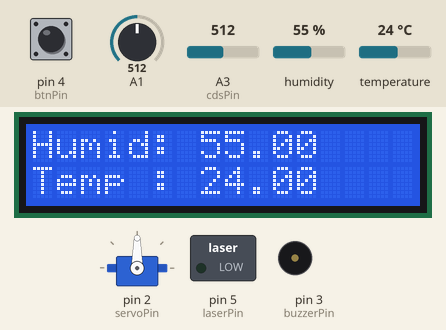
Recording of a sketch running on a simulated Arduino Uno, built with avr-gcc and run on an emulated ATmega328P. Shown: servo, 16×2 character LCD, switched loads named in the sketch (green lamp = pin HIGH), buzzer (waves = sounding). Inputs (shaded band) come from the test bench; at power-on: A3 (cdsPin) = 512, A1 = 512, pin 4 (btnPin) LOW, humidity 55 %, temperature 24 °C. What the sketch prints to the serial monitor is not drawn.

Above: at 1.7 s.
1.8 s: A3 (cdsPin) set to 107
12.9 s: A3 (cdsPin) set to 96
At 14.22 s:
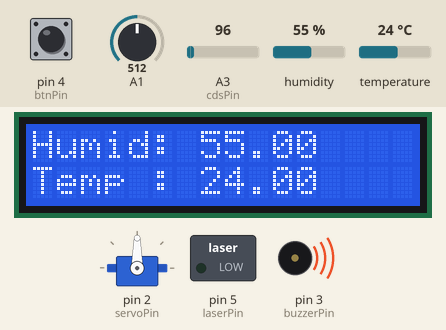
16.4 s: A1 set to 212
18.9 s: A1 set to 186
At 23.1 s:
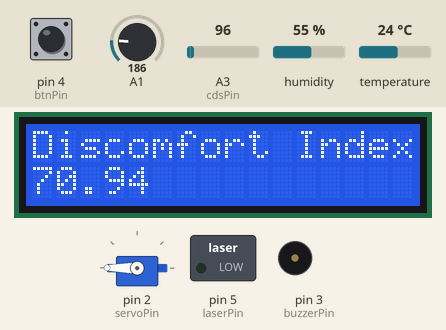
23.3 s: pin 4 (btnPin) pulled HIGH for 1.65 s
At 26.0 s:
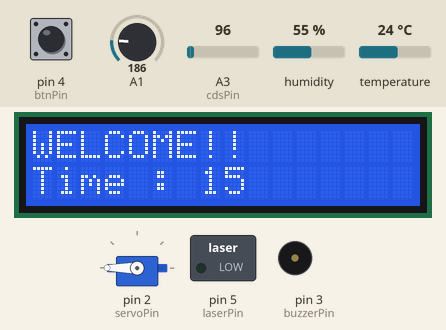
26.4 s: humidity set to 22 %
At 33.5 s:
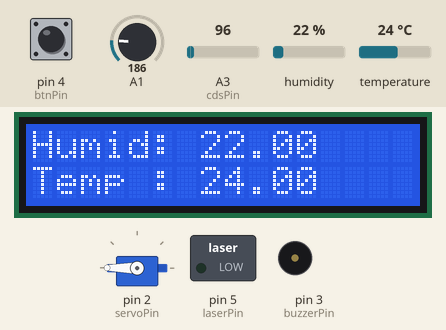
Timing chart, 0 to 34.7 s (numbered marks = the images above; inputs shaded):
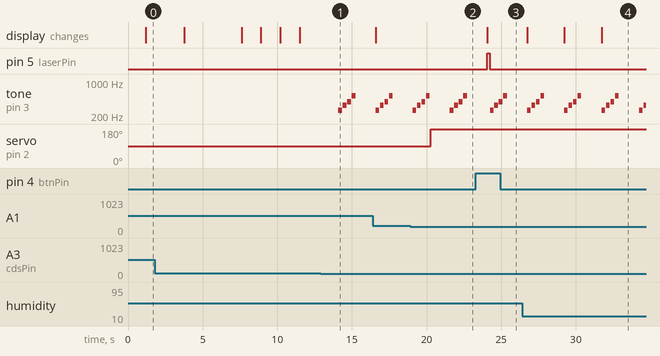

The sketch:

main.ino
```cpp
#include "Display.h"
#include "Game.h"
#include "SmartBench.h"
#include <Servo.h>

int servoPin = 2;
int buzzerPin = 3;
int btnPin = 4;
int laserPin = 5;
int benchCds = A1;
int dhtPin = A2;
int cdsPin = A3;
int elapsedTime = 0;

SmartBench bench(benchCds);
Game shootingGame(cdsPin, buzzerPin);
Display lcdDisplay;

Servo servo;
LiquidCrystal_I2C lcd(0x27, 16, 2);

void shootLaser();

void setup() {
  Serial.begin(19200);
  servo.attach(servoPin);
  lcd.init();
  lcd.backlight();

  pinMode(btnPin, INPUT);
  pinMode(laserPin, OUTPUT);
}

void loop() {
  delay(1000);
  elapsedTime++;

  Serial.println("--------------------------");
  Serial.print("ElapsedTime : ");
  Serial.println(elapsedTime);

  switch(elapsedTime % 9){
    case 0:
      Serial.println("displayTempHumid()");
      lcdDisplay.displayTempHumid(); break;
    case 1:
      Serial.println("displayTempHumid()");
      lcdDisplay.displayTempHumid(); break;
    case 2:
      Serial.println("displayTempHumid()");
      lcdDisplay.displayTempHumid(); break;
    case 3:
      Serial.println("displayDiscomfortIdx()");
      lcdDisplay.displayDiscomfortIdx(); break;
    case 4:
      Serial.println("displayDiscomfortIdx()");
      lcdDisplay.displayDiscomfortIdx(); break;
    case 5:
      Serial.println("displayDiscomfortIdx()");
      lcdDisplay.displayDiscomfortIdx(); break;
    case 6:
      Serial.println("displayExpectedTime()");
      lcdDisplay.displayExpectedTime(elapsedTime); break;
    case 7:
      Serial.println("displayExpectedTime()");
      lcdDisplay.displayExpectedTime(elapsedTime); break;
    case 8:
      Serial.println("displayExpectedTime()");
      lcdDisplay.displayExpectedTime(elapsedTime); break;
  }

  if(digitalRead(btnPin) == HIGH) shootLaser();
  else digitalWrite(laserPin, LOW);

  shootingGame.detectCdsValue();
  bench.setBench();
}

void shootLaser(){
  digitalWrite(laserPin, HIGH);
  delay(200);
  digitalWrite(laserPin,LOW);
}
```

Display.h
```cpp
#ifndef DISPLAY_H
#define DISPLAY_H

#include <LiquidCrystal_I2C.h>
#include <DHT.h>
#include <Wire.h>

extern int dhtPin;
extern LiquidCrystal_I2C lcd;
float prev_humid = 0, prev_temp = 0;
DHT dht(dhtPin, DHT11);

class Display{
  public:
    //Display();
    void initDisplay();
    void displayTempHumid();
    void displayDiscomfortIdx();
    void displayExpectedTime(int expectedTime);
};


void Display::initDisplay(){
  lcd.init();
  lcd.backlight();
}

void Display::displayTempHumid(){
  float humid = dht.readHumidity();
  float temp = dht.readTemperature();

  if((int)humid == 0 && (int)temp == 0){
    lcd.init();
    lcd.setCursor(0,0);
    lcd.print("Humid: ");
    lcd.print(prev_humid);
    lcd.setCursor(0,1);
    lcd.print("Temp : ");
    lcd.print(prev_temp);
  }
  else{
    prev_humid = humid;
    prev_temp = temp;
    lcd.init();
    lcd.setCursor(0,0);
    lcd.print("Humid: ");
    lcd.print(humid);
    lcd.setCursor(0,1);
    lcd.print("Temp : ");
    lcd.print(temp);
  }
}

void Display::displayDiscomfortIdx(){
  float discomfort_idx = 1.8*prev_temp-0.55*(1-prev_humid/100)*(1.8*prev_temp-26)+32;
  lcd.init();
  lcd.setCursor(0,0);
  lcd.print("Discomfort Index");
  lcd.setCursor(0,1);
  lcd.print(discomfort_idx);
}

void Display::displayExpectedTime(int expectedTime){
  lcd.init();
  lcd.setCursor(0,0);
  lcd.print("WELCOME!!");
  lcd.setCursor(0,1);
  lcd.print("Time : ");
  lcd.print(expectedTime);
}

#endif
```

Game.h
```cpp
#ifndef GAME_H
#define GAME_H

typedef enum {
  C = 262, D = 294, E = 330, F = 349, G = 392, A = 440, B = 494, _C = 524
} Note;

class Game{
  private:
    int score;
    int cdsPin;
    int cdsValue;
    int buzzerPin;
  public:
    Game(int cdsPin, int buzzerPin);
    void detectCdsValue();
    void increaseScore();
    float getCds();
};

Game::Game(int cdsPin, int buzzerPin){
  this->score = 0;
  this->cdsPin = cdsPin;
  this->buzzerPin = buzzerPin;
  this->cdsValue = 0;
}
void Game::detectCdsValue(){
  float cdsValue = getCds();
  Serial.print("Game CDS : ");
  Serial.println(cdsValue);
  Serial.print("Game Score : ");
  Serial.println(score);

  if (cdsValue <= 100) {
    increaseScore();
    tone(buzzerPin, C, 250);
    delay(300);
    tone(buzzerPin, E, 250);
    delay(300);
    tone(buzzerPin, G, 250);
    delay(300);
    tone(buzzerPin, _C, 250);
    delay(300);
  }
}
void Game::increaseScore(){
  score++;
}
inline float Game::getCds(){
  return analogRead(this->cdsPin);
}

#endif
```

SmartBench.h
```cpp
#ifndef SMARTBENCH_H
#define SMARTBENCH_H

#include <Servo.h>

extern Servo servo;

class SmartBench{
  private:
    int cdsPin;
    int servoPin;
  public:
    SmartBench(int cdsPin);
    void setBench();
    void rotateServo(int angle);
    float getBright();
};

SmartBench::SmartBench(int cdsPin){
  this->cdsPin = cdsPin;
}

void SmartBench::setBench(){
  float bright = getBright();
  Serial.print("Bench Cds : ");
  Serial.println(bright);


  if(bright >= 200){
    Serial.println("Rotate = 90");
    servo.write(90);
    delay(200);
  }
  else if(bright < 200) {
    Serial.println("Rotate = 180");
    servo.write(180);
    delay(200);
  }
}
void SmartBench::rotateServo(int angle){
  servo.write(angle);
  delay(500);
}
float SmartBench::getBright(){
  return analogRead(cdsPin);
}

#endif
```

Measured:
- the behaviour switches between 101 and 100 on A3 (cdsPin) (found by bisection; images 0 and 1)
- the behaviour switches between 200 and 199 on A1 (found by bisection; images 1 and 2)
- after the input at 12.9 s, tone on pin 3 (buzzerPin): plays 262 Hz for 0.25 s, 330 Hz for 0.25 s, 392 Hz for 0.25 s, 524 Hz for 0.25 s, starting after 1.2 s
- after the input at 18.9 s, servo on pin 2 (servoPin): 90° → 180° after 1.4 s
- after the input at 23.3 s, pin 5 (laserPin): LOW → HIGH after 0.75 s, → LOW 0.20 s later
